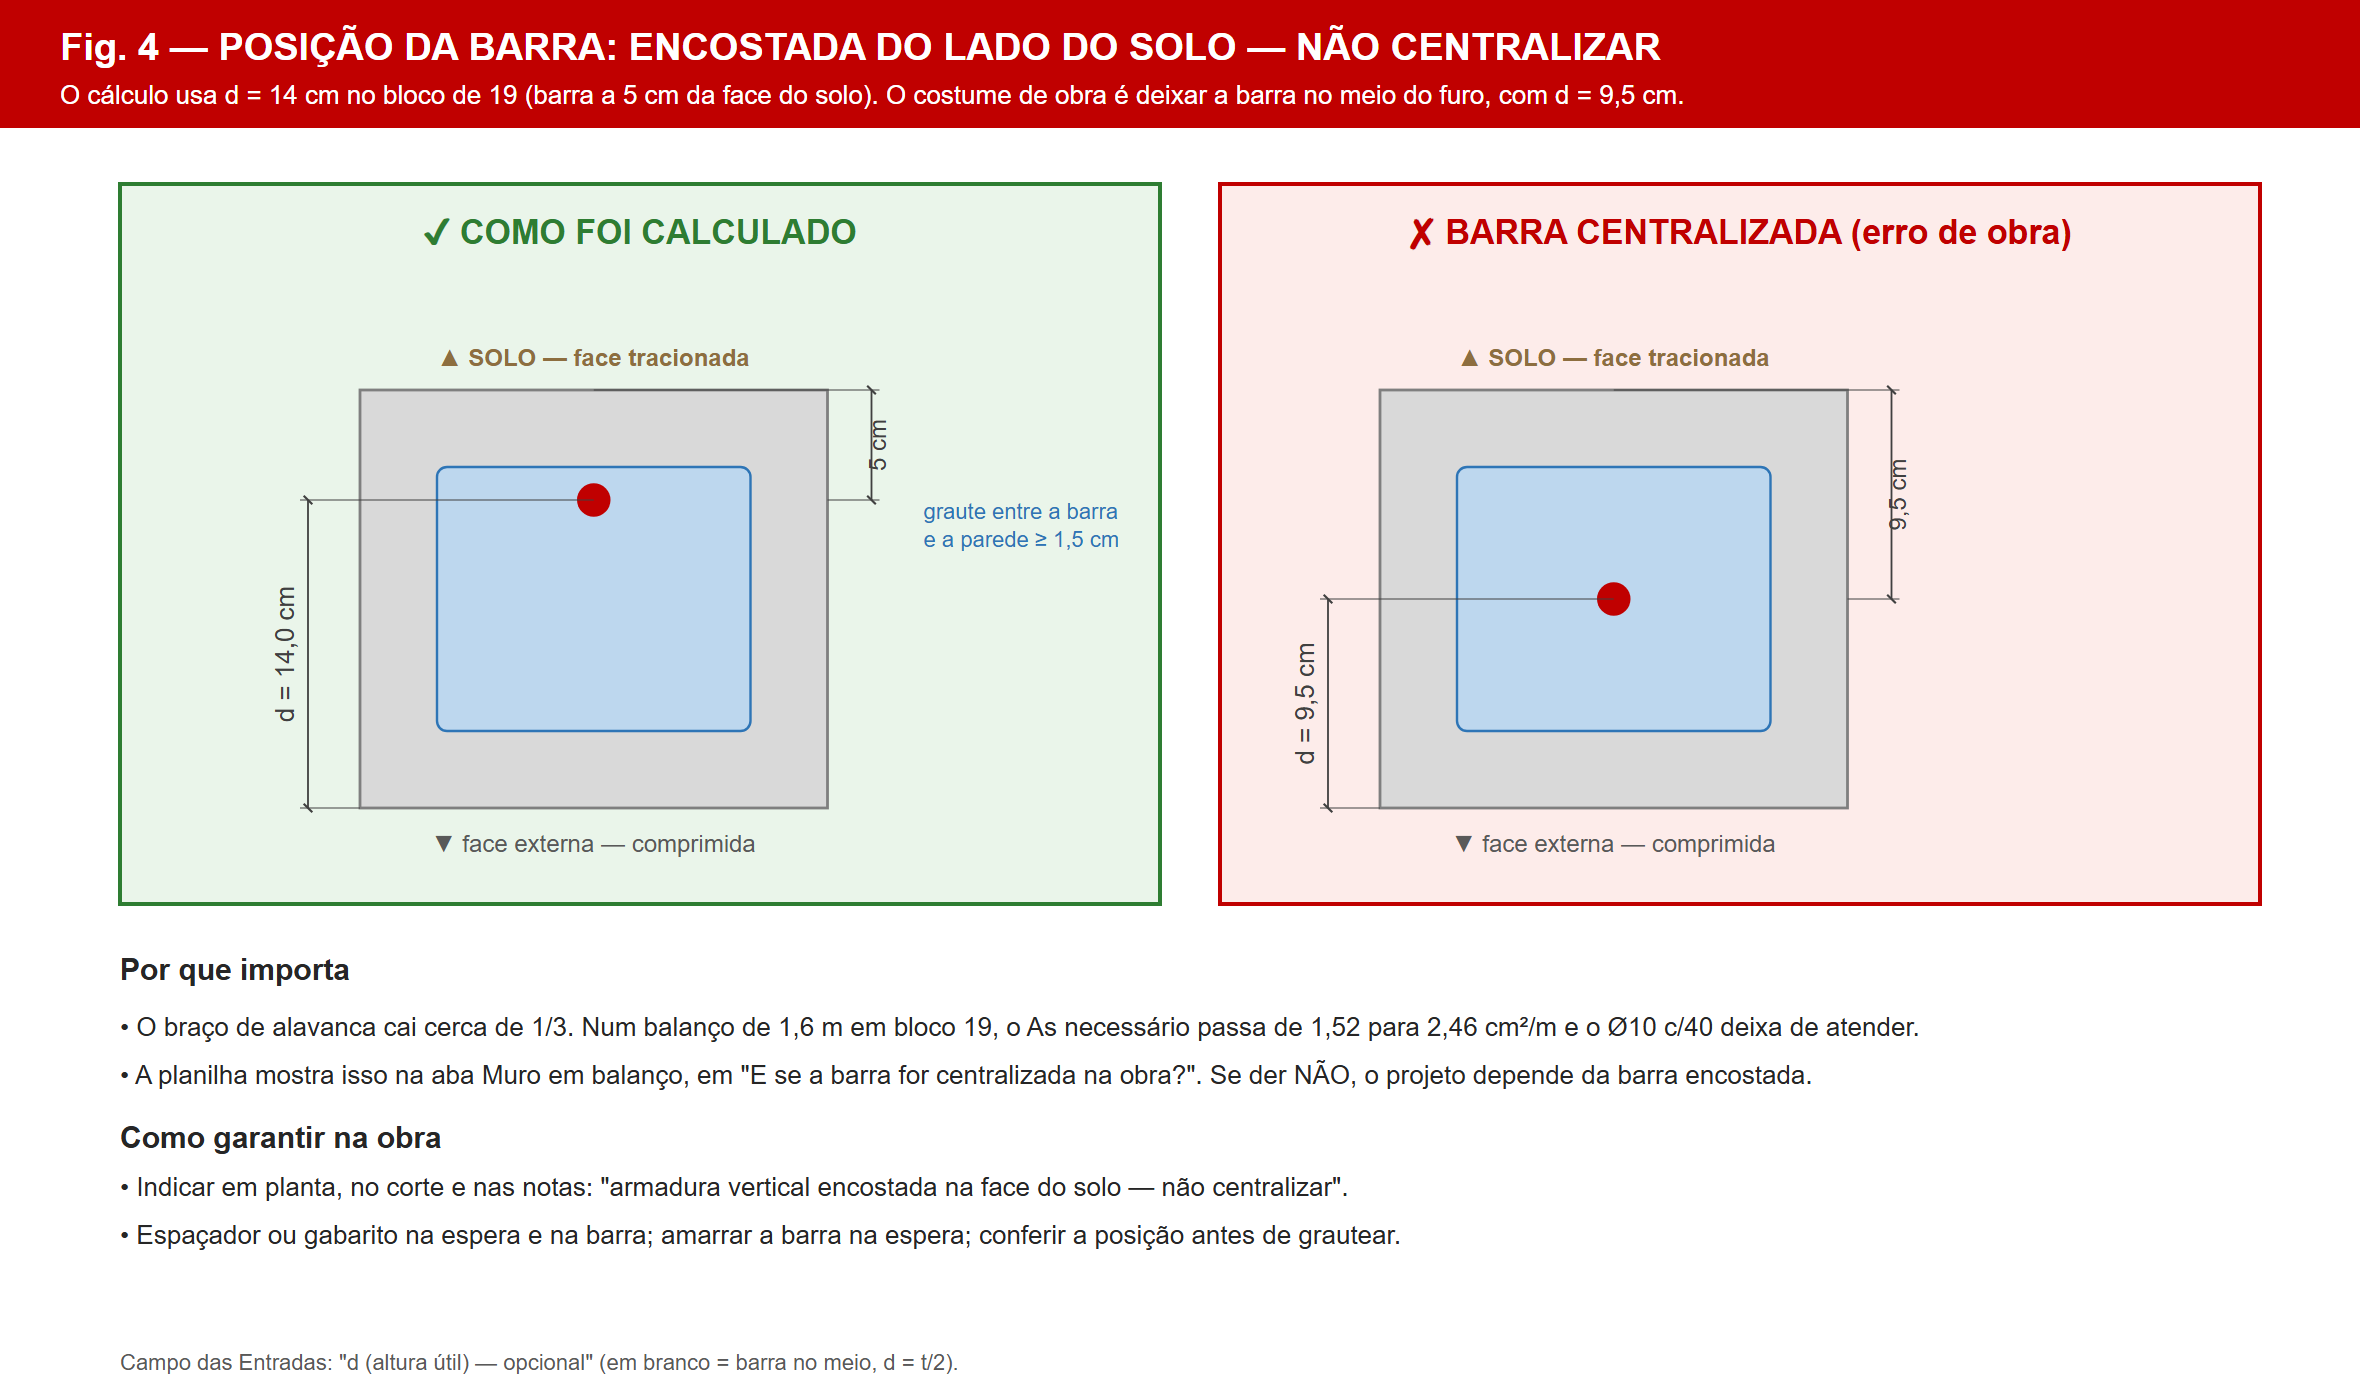

The Python source for this figure:
from figlib import SVG, C
S = 11.0
W, H = 1180, 700
s = SVG(W, H)
s.rect(0, 0, W, 64, fill='#c00000', stroke='none')
s.text(30, 30, 'Fig. 4 — POSIÇÃO DA BARRA: ENCOSTADA DO LADO DO SOLO — NÃO CENTRALIZAR', size=19, anchor='start', weight='bold', color='#ffffff')
s.text(30, 52, 'O cálculo usa d = 14 cm no bloco de 19 (barra a 5 cm da face do solo). O costume de obra é deixar a barra no meio do furo, com d = 9,5 cm.', size=13, anchor='start', color='#ffffff')
def cell(x0, y0, bary, ok):
    t, hf, L = 19, 3.5, 21.25
    X = lambda v: x0 + v * S; Y = lambda v: y0 + v * S
    # trecho do bloco: septo + furo + septo
    s.rect(X(0), Y(0), L * S, t * S, fill=C['blockfill'], stroke=C['block'], sw=1.4)
    s.rect(X(3.5), Y(hf), 14.25 * S, 12 * S, fill=C['groutfill'], stroke=C['grout'], sw=1.2, extra='rx="5"')
    s.circle(X(10.625), Y(bary), 0.625 * S + 1.5, fill=C['steel'])
    s.text(X(L / 2), Y(0) - 12, '▲ SOLO — face tracionada', size=12, color=C['soil'], weight='bold')
    s.text(X(L / 2), Y(t) + 22, '▼ face externa — comprimida', size=12, color=C['note'])
    s.dim_v(X(0) - 26, Y(bary), Y(t), f'd = {str(round(t - bary, 1)).replace(".", ",")} cm', side=-1, ext_from=(X(10.625), X(0)), size=13)
    if ok:
        s.dim_v(X(L) + 22, Y(0), Y(bary), '5 cm', side=1, ext_from=(X(10.625), X(L)), size=12)
        s.text(X(L) + 48, Y(hf) + 26, 'graute entre a barra', size=11, anchor='start', color=C['grout'])
        s.text(X(L) + 48, Y(hf) + 40, 'e a parede ≥ 1,5 cm', size=11, anchor='start', color=C['grout'])
    else:
        s.dim_v(X(L) + 22, Y(0), Y(bary), '9,5 cm', side=1, ext_from=(X(10.625), X(L)), size=12)
# correto
x1, y1 = 120, 150
s.rect(60, 92, 520, 360, fill='#eaf5ea', stroke='#2e7d32', sw=2)
s.text(320, 122, '✔ COMO FOI CALCULADO', size=17, weight='bold', color='#2e7d32')
cell(x1 + 60, y1 + 45, 5.0, True)
# errado
s.rect(610, 92, 520, 360, fill='#fdecea', stroke='#c00000', sw=2)
s.text(870, 122, '✘ BARRA CENTRALIZADA (erro de obra)', size=17, weight='bold', color='#c00000')
cell(690, y1 + 45, 9.5, False)
# consequências
y = 490
s.text(60, y, 'Por que importa', size=15, anchor='start', weight='bold')
txt = ['• O braço de alavanca cai cerca de 1/3. Num balanço de 1,6 m em bloco 19, o As necessário passa de 1,52 para 2,46 cm²/m e o Ø10 c/40 deixa de atender.',
       '• A planilha mostra isso na aba Muro em balanço, em "E se a barra for centralizada na obra?". Se der NÃO, o projeto depende da barra encostada.',
       'Como garantir na obra', '• Indicar em planta, no corte e nas notas: "armadura vertical encostada na face do solo — não centralizar".',
       '• Espaçador ou gabarito na espera e na barra; amarrar a barra na espera; conferir a posição antes de grautear.']
for i, l in enumerate(txt):
    bold = l == 'Como garantir na obra'
    s.text(60, y + 28 + i * 24 + (8 if i >= 2 else 0), l, size=15 if bold else 13, anchor='start', weight='bold' if bold else 'normal')
s.text(60, 685, 'Campo das Entradas: "d (altura útil) — opcional" (em branco = barra no meio, d = t/2).', size=11, anchor='start', color=C['note'])
s.save('fig04_barra.svg'); print('ok')
